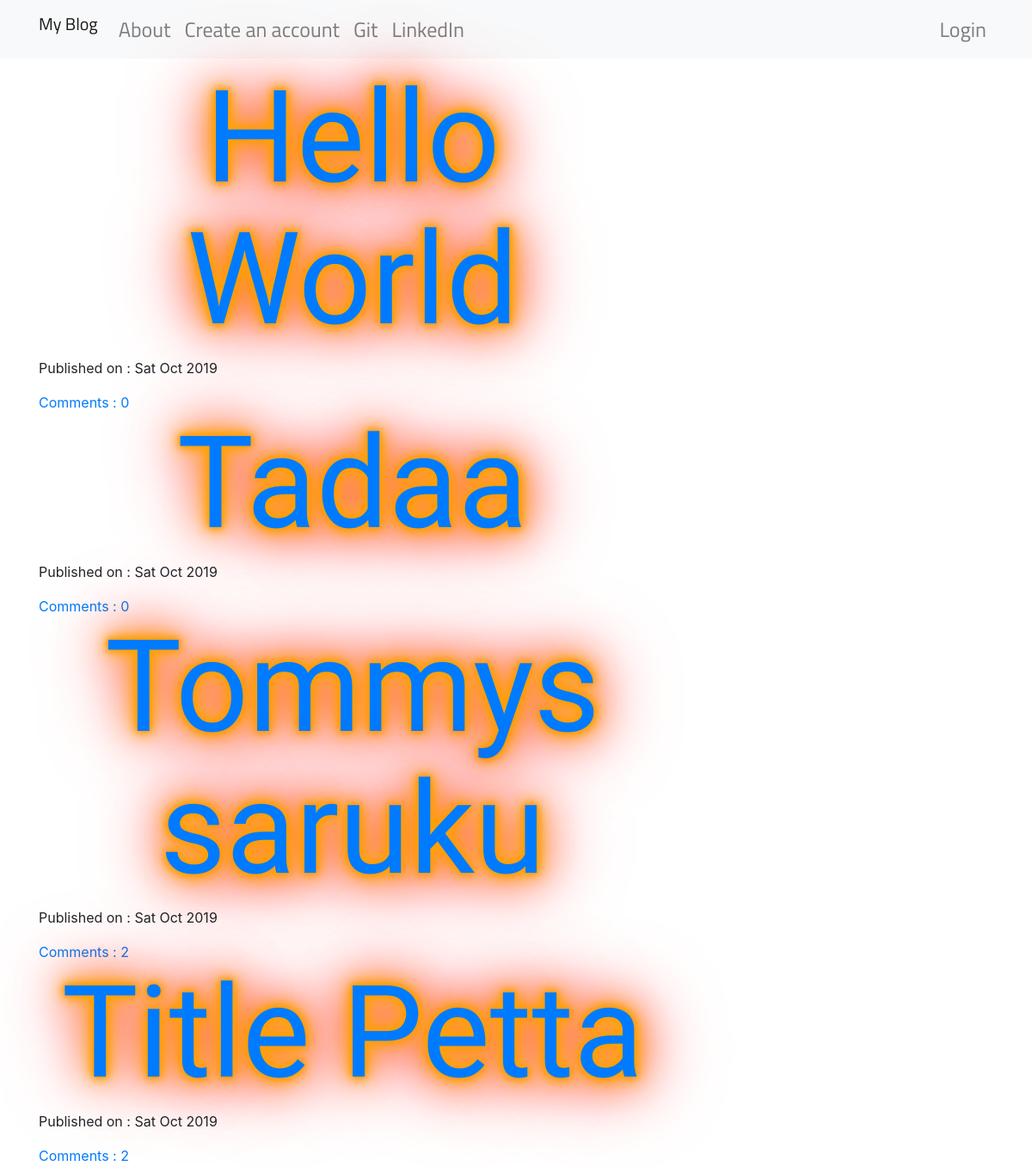
Screenshot of /blog/ with the database file from the repository.
### blog/models.py (models this page shows, shortened)
class Post(models.Model):
    author = models.ForeignKey('auth.User',on_delete=models.CASCADE)
    title = models.CharField(max_length=256)
    text = models.TextField()
    create_date = models.DateTimeField(default=timezone.now())
    published_date = models.DateTimeField(blank=True,null=True)
    def approve_comments(self):
        return self.comments.filter(approved_comment=True)

### blog/views.py (the view)
# urls.py: path('',PostListView.as_view(),name='post_list'),
class PostListView(ListView):
    model = Post
    def get_queryset(self):
        return Post.objects.filter(published_date__lte=timezone.now()).order_by('-published_date')

### blog/templates/blog/post_list.html
{% extends 'blog/base.html' %}
{% block mainblock %}
<div class="centerstage">
  {% for post in post_list %}
  <div class="post">
    <h1><a href="{% url 'blog:post_detail' pk=post.pk %}">{{post.title}}</a></h1>
    <div class="date">
        <p>Published on : {{post.published_date|date:"D M Y"}}</p>
    </div>
  </div>
  <a href="{% url 'blog:post_detail' pk=post.pk %}">Comments : {{post.approve_comments.count}}</a>
  {% endfor %}
</div>
{% endblock %}

### blog/templates/blog/base.html (shortened to what this page needs)
<!DOCTYPE html>
{% load staticfiles %}
<html lang="en" dir="ltr">
  <head>
    <link rel="stylesheet" href="https://stackpath.bootstrapcdn.com/bootstrap/4.3.1/css/bootstrap.min.css">
    <link rel="stylesheet" href="https://maxcdn.bootstrapcdn.com/bootstrap/3.3.7/css/bootstrap-theme.min.css">
    <link rel="stylesheet" href="//cdn.jsdelivr.net/npm/medium-editor@latest/dist/css/medium-editor.min.css" type="text/css" media="screen" charset="utf-8">
    <link rel="stylesheet" href="{% static 'css/blog.css' %}">
</head>
  <body>
      <nav class="navbar navbar-expand-lg navbar-light bg-light techfont custom-navbar">
        <div class="container">
          <ul class="navbar-nav mr-auto">
            <li><a class="navbar-brand bigbrand" href="{% url 'blog:post_list' %}">My Blog</a></li>
            <li class="nav-item"><a class="nav-link" href="{% url 'blog:about' %}">About</a></li>
            <li class="nav-item"><a class="nav-link" href="{% url 'blog:signup' %}">Create an account</a></li>
            <li class="nav-item"><a class="nav-link" href="https://github.com">Git</a></li>
            <li class="nav-item"><a class="nav-link" href="https://linkedin.com">LinkedIn</a></li>
          </ul>
          <ul class="navbar-nav">
            {% if user.is_authenticated %}
            <li><a href="{% url 'blog:post_view' %}">New Post</a></li>
            <li><a href="{% url 'blog:drafts_list' %}">Drafts</a></li>
            <li><a href="{% url 'logout' %}">Logout</a></li>
            <li><a> Welcome {{user.username}}</a></li>
            {% else %}
            <li class = "nav-item"><a class="nav-link" href="{% url 'login' %}"><span class="glyphicon glyphicon-user" >Login</span></a></li>
            {% endif %}
          </ul>
        </div>
      </nav>
      <div class="content container">
        <div class="row">
          <div class="col-md-8">
            <div class="blog_posts">
              {% block mainblock %}{% endblock %}
            </div>
          </div>
        </div>
      </div>
  </body>
</html>

### blog/static/css/blog.css (style rules this page uses)
h1 { font-size: calc(5px + 18vh); line-height: calc(5px + 20vh); text-shadow: 0 0 5px #ffa500, 0 0 15px #ffa500, 0 0 20px #ffa500, 0 0 40px #ffa500, 0 0 60px #ff0000, 0 0 10px #ff8d00, 0 0 98px #ff0000; color: #fff6a9; font-family: "Sacramento", cursive; text-align: center; animation: blink 12s infinite; -webkit-animation: blink 12s infinite; }
.techfont { font-family: 'Titillium Web', sans-serif ; font-size : 1.5em; margin-bottom : 10px; }
.bigbrand { font-size: : 1.5em; }
.centerstage { margin-left: auto; margin-right: auto; }

### rows the page displays
Post: title "Hello World", published_date "Sat Oct 2019", approve_comments.count "0"
Post: title "Tadaa", published_date "Sat Oct 2019", approve_comments.count "0"
Post: title "Tommys saruku", published_date "Sat Oct 2019", approve_comments.count "2"
Post: title "Title Petta", published_date "Sat Oct 2019", approve_comments.count "2"
